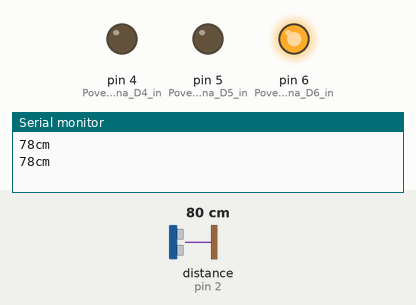
Simulated run of this sketch. Board: Arduino Uno, built with avr-gcc and run on an emulated ATmega328P. Parts: output pins drawn as LEDs (lit = HIGH), the last lines printed to the serial monitor. Wiring (inferred from the names in the program): ultrasonic range finder: trigger pin 3; echo pin 2. The inputs (shaded band) are chosen by the test bench; at power-on: distance to the obstacle (sensor on pin 2) 80 cm. The echo pulse lasts 58.3 µs per cm; pins used as bus, display or sensor lines are not drawn.

Above: at 1.8 s.
1.9 s: distance to the obstacle (sensor on pin 2) set to 19 cm
3.4 s: distance to the obstacle (sensor on pin 2) set to 14 cm
At 4.6 s:
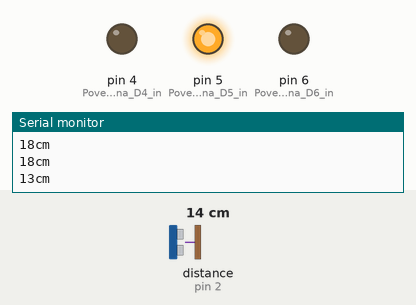
5.5 s: distance to the obstacle (sensor on pin 2) set to 10 cm
7.2 s: distance to the obstacle (sensor on pin 2) set to 7 cm
At 9.0 s:
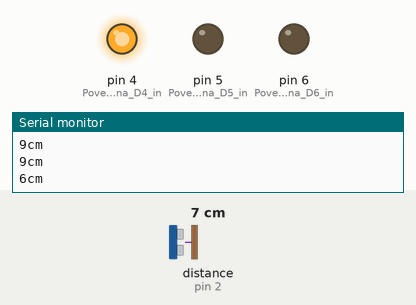
9.5 s: distance to the obstacle (sensor on pin 2) set to 9 cm
At 10.6 s:
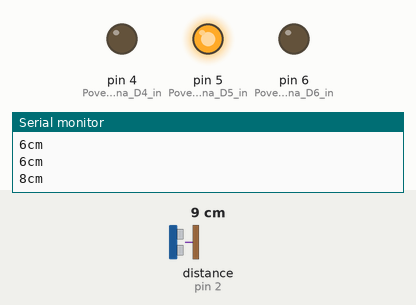
11.5 s: distance to the obstacle (sensor on pin 2) set to 2 cm
At 13.4 s:
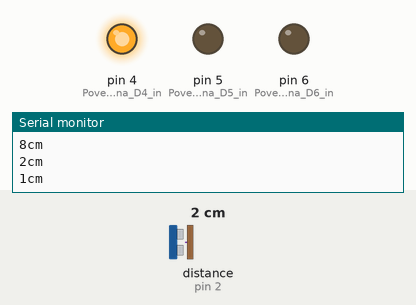
Timing chart, 0 to 14.5 s (numbered marks = the images above; inputs shaded):
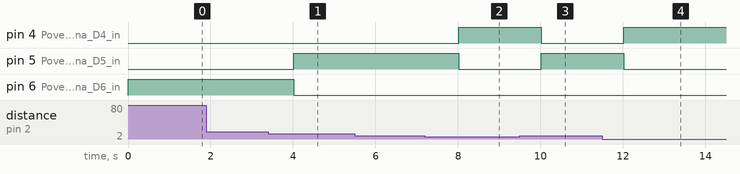

The sketch:

Arduino_Bor_Krizaj.ino
```cpp
int trigPin = 3;                        // Povežemo Trig v D3
int echoPin = 2;                        // Povežemo Echo v D2
long trajanje, dolzina;                 // Uvedemo spremenljivki, ki sta lahko decimalni števili

void setup() {
    Serial.begin (9600);                // Začnemo s komunikacijo
    pinMode(trigPin, OUTPUT);           // Definiramo Trig kot izhodni podatek
    pinMode(echoPin, INPUT);            // Definiramo Echo kot vhodni podatek
    pinMode(4, OUTPUT);                 // Povežemo ledico na D4 in GND
    pinMode(5, OUTPUT);                 // Povežemo ledico na D5 in GND
    pinMode(6, OUTPUT);                 // Povežemo ledico na D6 in GND
}
void loop() {
    digitalWrite(trigPin, LOW);         // Izbrišemo signal
    delayMicroseconds(5);               // Počakamo 5 mikrosekund
    digitalWrite(trigPin, HIGH);        // Začnemo pošiljati signal s Trig, Echo ga bo sprejel
    delayMicroseconds(10);              // Ustvarimo val: Trig na HIGH za 10 mikrosekund
    digitalWrite(trigPin, LOW);         // Nehamo pošiljati signal

    trajanje = pulseIn(echoPin, HIGH);  // Shranimo trajanje signala (v mikrosekundah)
      dolzina = (trajanje/2)*0.034;     // Preračunamo čas v centimetre

    Serial.print(dolzina);              // Izpišemo dolžino
    Serial.print("cm");                 // Izpišemo enote
    Serial.println();                   // Gremo v novo vrstico

    if (dolzina > 15) {                 // Če je razdalja večja od 15 cm
      digitalWrite(4, LOW);             // Ugasnemo rdečo ledico
      digitalWrite(5, LOW);             // Ugasnemo rumeno ledico
      digitalWrite(6, HIGH);            // Prižgemo zeleno ledico
    }
    else if (dolzina < 8) {             // Če je razdalja manjša od 8 cm
      digitalWrite(4, HIGH);            // Prižgemo rdečo ledico
      digitalWrite(5, LOW);             // Ugasnemo rumeno ledico
      digitalWrite(6, LOW);             // Ugasnemo zeleno ledico
   }
    else {                              // Če je razdalja med vključno 8 cm in vključno 15  cm
      digitalWrite(4, LOW);             // Ugasnemo rdečo ledico
      digitalWrite(5, HIGH);            // Prižgemo rumeno ledico
      digitalWrite(6, LOW);             // Ugasnemo zeleno ledico
    }
    delay(1000);                        // Počakamo 1 sekundo pred novim preverjanjem razdalje
}
```

Measured:
- the behaviour switches between 17 and 16 cm on distance to the obstacle (sensor on pin 2) (found by bisection; images 0 and 1)
- the behaviour switches between 9 and 8 cm on distance to the obstacle (sensor on pin 2) (found by bisection; images 1 and 2)
- after the input at 3.4 s, pin 5 (Povežemo_ledico_na_D5_in): LOW → HIGH after 0.62 s; pin 6 (Povežemo_ledico_na_D6_in): HIGH → LOW after 0.62 s
- after the input at 7.2 s, pin 4 (Povežemo_ledico_na_D4_in): LOW → HIGH after 0.82 s; pin 5 (Povežemo_ledico_na_D5_in): HIGH → LOW after 0.82 s
- after the input at 9.5 s, pin 4 (Povežemo_ledico_na_D4_in): HIGH → LOW after 0.52 s; pin 5 (Povežemo_ledico_na_D5_in): LOW → HIGH after 0.52 s
- after the input at 11.5 s, pin 4 (Povežemo_ledico_na_D4_in): LOW → HIGH after 0.53 s; pin 5 (Povežemo_ledico_na_D5_in): HIGH → LOW after 0.53 s
